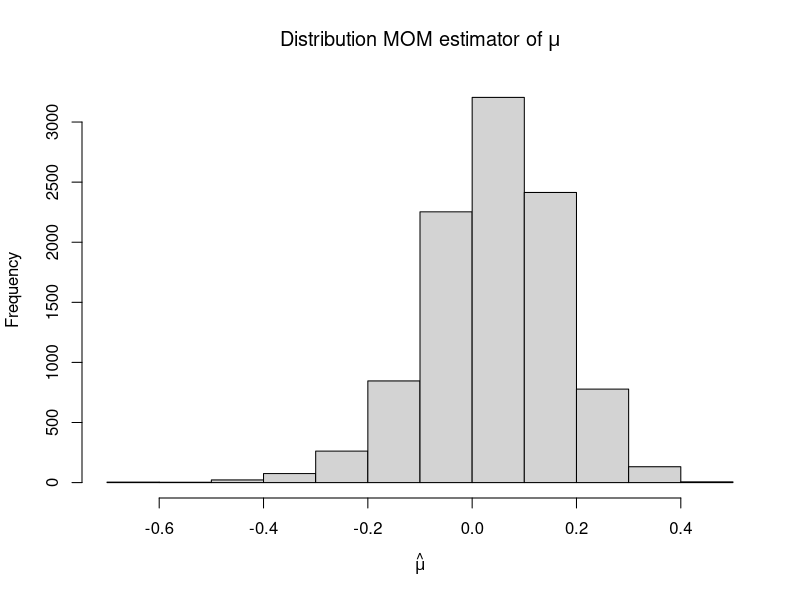
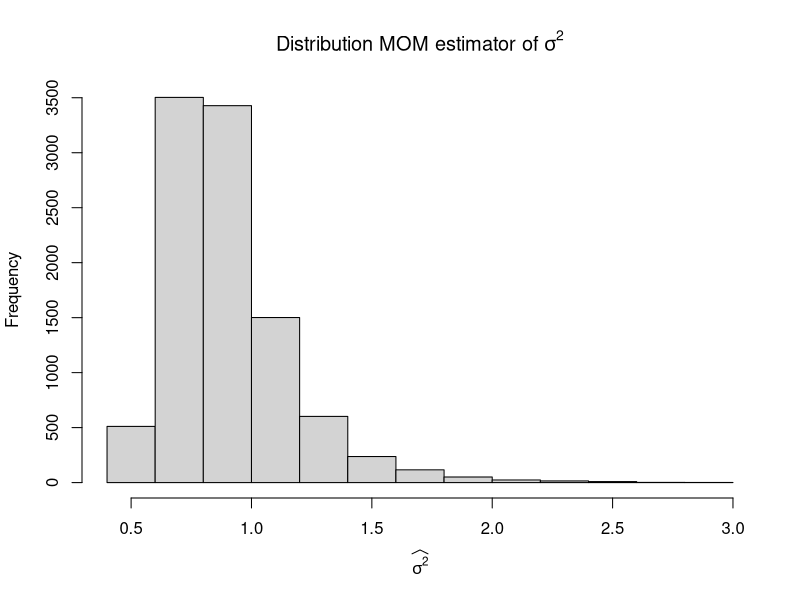

Recreate these plots in R, in order.
nSim = 10000
set.seed(7224)

n = 100
mu = 0
sigma = 1
momArray = array(0, dim=c(nSim,2))

for (i in 1:nSim){
  #simulate values from log-normal
  y <- exp(rnorm(n=n, mean=mu, sd=sigma))
  
  #calculate mom estimates and save them into the array
  m1 <- mean(y)
  m2 <- mean(y^2)
  mom_mu <- 2*log(m1)-0.5*log(m2)
  mom_sigmasq <- log(m2) - 2*log(m1)
  momArray[i,] <- c(mom_mu, mom_sigmasq)
  
}

hist(momArray[,1], main = expression('Distribution MOM estimator of'~mu),
     xlab = expression(hat(mu)))

hist(momArray[,2], main = expression('Distribution MOM estimator of'~sigma^2),
     xlab = expression(widehat(sigma^2)))